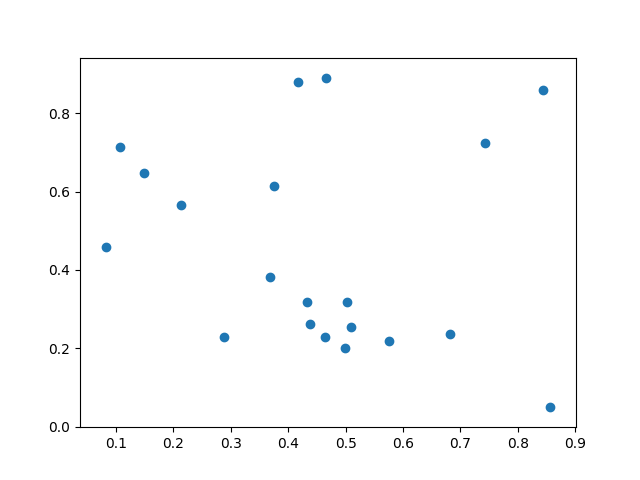

Reproduce this figure in Python.
#!/usr/bin/env python
# _*_ coding: utf-8 _*_

"""document of the module"""


import scipy
import numpy as np
import matplotlib as mpl
import matplotlib.pyplot as plt


fig, ax = plt.subplots()
t = ax.scatter(np.random.rand(20), np.random.rand(20))

plt.savefig("scatter", ftm="png")
plt.show()
